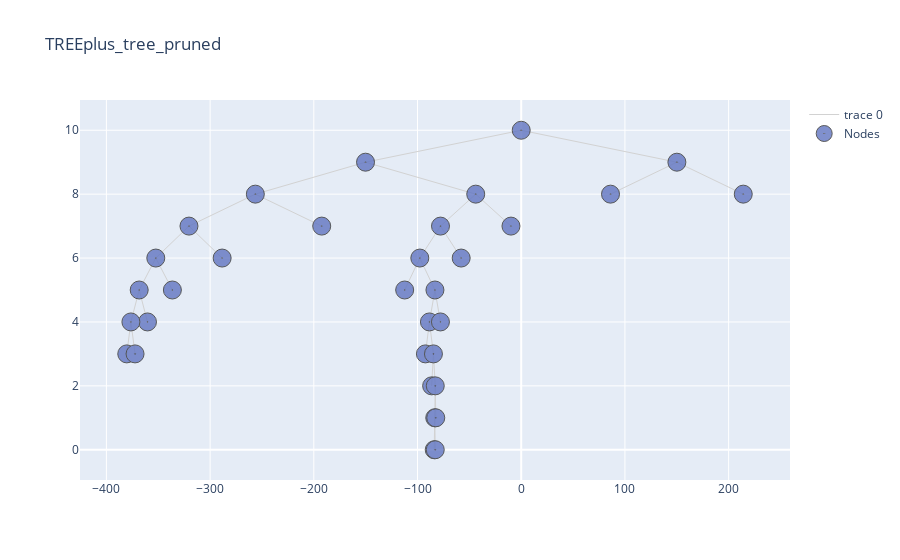

The cell this chart's notebook holds for it:
### Code cell
alpha, pruned_table = tree.pruning(features_test, n_features_test, y_test_list, table = True, print_tree = True, html = True)
#pruned_table.style.hide()

### Figure 1 — Plotly figure (JSON) as saved in the notebook; plotly's stock layout.template omitted (floating-point values rounded to 4 significant figures)
{"data": [{"hoverinfo": "none", "line": {"color": "rgb(210,210,210)", "width": 1}, "mode": "lines", "type": "scatter", "x": [0, -150.1, null, 0, 150.1, null, -150.1, -256.4, null, -150.1, -43.86, null, 150.1, 86.12, null, 150.1, 214.1, null, -256.4, -320.4, null, -256.4, -192.4, null, -43.86, -77.83, null, -43.86, -9.881, null, -320.4, -352.4, null, -320.4, -288.4, null, -77.83, -97.79, null, -77.83, -57.88, null, -352.4, -368.4, null, -352.4, -336.4, null, -97.79, -112.4, null, -97.79, -83.19, null, -368.4, -376.4, null, -368.4, -360.4, null, -83.19, -88.51, null, -83.19, -77.88, null, -376.4, -380.4, null, -376.4, -372.4, null, -88.51, -92.38, null, -88.51, -84.63, null, -84.63, -86.38, null, -84.63, -82.88, null, -82.88, -83.38, null, -82.88, -82.38, null, -83.38, -83.88, null, -83.38, -82.88, null], "y": [10, 9, null, 10, 9, null, 9, 8, null, 9, 8, null, 9, 8, null, 9, 8, null, 8, 7, null, 8, 7, null, 8, 7, null, 8, 7, null, 7, 6, null, 7, 6, null, 7, 6, null, 7, 6, null, 6, 5, null, 6, 5, null, 6, 5, null, 6, 5, null, 5, 4, null, 5, 4, null, 5, 4, null, 5, 4, null, 4, 3, null, 4, 3, null, 4, 3, null, 4, 3, null, 3, 2, null, 3, 2, null, 2, 1, null, 2, 1, null, 1, 0, null, 1, 0, null]}, {"hoverinfo": "text", "marker": {"color": "#6175c1", "line": {"color": "rgb(50,50,50)", "width": 1}, "size": 18, "symbol": "circle-dot"}, "mode": "markers", "name": "Nodes", "opacity": 0.8, "text": ["n9, Class: {1: 0.72, 2: 0.02, 3: 0.02, 4: 0.24}, tau : None, Samples : 3628", "n65, Class: {1: 0.26, 2: 0.02, 3: 0.02, 4: 0.7}, tau : None, Samples : 542", "n1324, Class: {1: 0.0, 2: 0.06, 3: 0.62, 4: 0.32}, tau : None, Samples : 1134", "n7, Class: {1: 0.1, 2: 0.05, 3: 0.77, 4: 0.09}, tau : None, Samples : 16307", "n1, car_ownership in ('car_ownership0',), Class:{1: 0.18, 2: 0.03, 3: 0.35, 4: 0.44}, tau : 0.89, Samples: 76103", "n2, distance_group in ('distance04', 'distance05', 'distance06', 'distance07', 'distance08', 'distance09', 'distance10', 'distance11'), Class:{1: 0.14, 2: 0.02, 3: 0.24, 4: 0.59}, tau : 0.92, Samples: 53924", "n4, distance_group in ('distance01',), Class:{1: 0.48, 2: 0.03, 3: 0.05, 4: 0.43}, tau : 0.99, Samples: 11453", "n8, day_of_week in ('day_of_week6', 'day_of_week7'), Class:{1: 0.38, 2: 0.03, 3: 0.07, 4: 0.52}, tau : 0.87, Samples: 7825", "n16, trafficperc_group in ('1mediumlow_traffic', '2medium_traffic', '3mediumhigh_traffic', '4high_traffic'), Class:{1: 0.39, 2: 0.03, 3: 0.08, 4: 0.51}, tau : 0.82, Samples: 5823", "n32, starttime_group in ('evening',), Class:{1: 0.36, 2: 0.03, 3: 0.06, 4: 0.55}, tau : 0.98, Samples: 3914", "n64, driving_license in ('driving_license1',), Class:{1: 0.37, 2: 0.03, 3: 0.07, 4: 0.53}, tau : 0.89, Samples: 3372", "n128, Class: {1: 0.52, 2: 0.02, 3: 0.13, 4: 0.33}, tau : None, Samples : 1180", "n129, Class: {1: 0.29, 2: 0.03, 3: 0.04, 4: 0.64}, tau : None, Samples : 2192", "n33, Class: {1: 0.45, 2: 0.03, 3: 0.12, 4: 0.41}, tau : None, Samples : 1909", "n17, Class: {1: 0.35, 2: 0.03, 3: 0.05, 4: 0.57}, tau : None, Samples : 2002", "n5, drivingcharge_group in ('high_charge',), Class:{1: 0.05, 2: 0.02, 3: 0.3, 4: 0.63}, tau : 1.2, Samples: 42471", "n10, trafficperc_group in ('0low_traffic', '1mediumlow_traffic'), Class:{1: 0.05, 2: 0.02, 3: 0.24, 4: 0.69}, tau : 1.06, Samples: 38446", "n20, faretype in ('faretype1', 'faretype2', 'faretype3', 'faretype4'), Class:{1: 0.03, 2: 0.03, 3: 0.39, 4: 0.55}, tau : 0.94, Samples: 13067", "n40, Class: {1: 0.03, 2: 0.01, 3: 0.34, 4: 0.61}, tau : None, Samples : 2562", "n41, driving_license in ('driving_license0',), Class:{1: 0.03, 2: 0.03, 3: 0.4, 4: 0.53}, tau : 0.98, Samples: 10505", "n82, cost_group in ('high_cost', 'medium_cost'), Class:{1: 0.03, 2: 0.03, 3: 0.34, 4: 0.6}, tau : 1.0, Samples: 8188", "n164, Class: {1: 0.07, 2: 0.04, 3: 0.19, 4: 0.69}, tau : None, Samples : 2716", "n165, day_of_week in ('day_of_week1', 'day_of_week2', 'day_of_week3', 'day_of_week4', 'day_of_week5'), Class:{1: 0.01, 2: 0.03, 3: 0.41, 4: 0.55}, tau : 1.0, Samples: 5472", "n330, Class: {1: 0.02, 2: 0.01, 3: 0.3, 4: 0.67}, tau : None, Samples : 1269", "n331, trafficperc_group in ('2medium_traffic',), Class:{1: 0.01, 2: 0.03, 3: 0.44, 4: 0.52}, tau : 1.0, Samples: 4203", "n662, purpose in ('purpose2', 'purpose3', 'purpose4', 'purpose5'), Class:{1: 0.01, 2: 0.04, 3: 0.53, 4: 0.42}, tau : 0.95, Samples: 2423", "n1325, Class: {1: 0.02, 2: 0.03, 3: 0.46, 4: 0.5}, tau : None, Samples : 1289", "n663, Class: {1: 0.01, 2: 0.02, 3: 0.31, 4: 0.66}, tau : None, Samples : 1780", "n83, Class: {1: 0.05, 2: 0.02, 3: 0.65, 4: 0.29}, tau : None, Samples : 2317", "n21, Class: {1: 0.06, 2: 0.02, 3: 0.16, 4: 0.76}, tau : None, Samples : 25379", "n11, Class: {1: 0.03, 2: 0.04, 3: 0.81, 4: 0.12}, tau : None, Samples : 4025", "n3, distance_group in ('distance04', 'distance05', 'distance06', 'distance07', 'distance08', 'distance09', 'distance10', 'distance11'), Class:{1: 0.26, 2: 0.04, 3: 0.62, 4: 0.08}, tau : 1.18, Samples: 22179", "n6, Class: {1: 0.73, 2: 0.03, 3: 0.2, 4: 0.05}, tau : None, Samples : 5872"], "type": "scatter", "x": [-192.4, -360.4, -83.88, 214.1, 0, -150.1, -256.4, -320.4, -352.4, -368.4, -376.4, -380.4, -372.4, -336.4, -288.4, -43.86, -77.83, -97.79, -112.4, -83.19, -88.51, -92.38, -84.63, -86.38, -82.88, -83.38, -82.88, -82.38, -77.88, -57.88, -9.881, 150.1, 86.12], "y": [7, 4, 0, 8, 10, 9, 8, 7, 6, 5, 4, 3, 3, 5, 6, 8, 7, 6, 5, 5, 4, 3, 3, 2, 2, 1, 0, 1, 4, 6, 7, 9, 8]}], "layout": {"title": {"text": "TREEplus_tree_pruned"}}}
